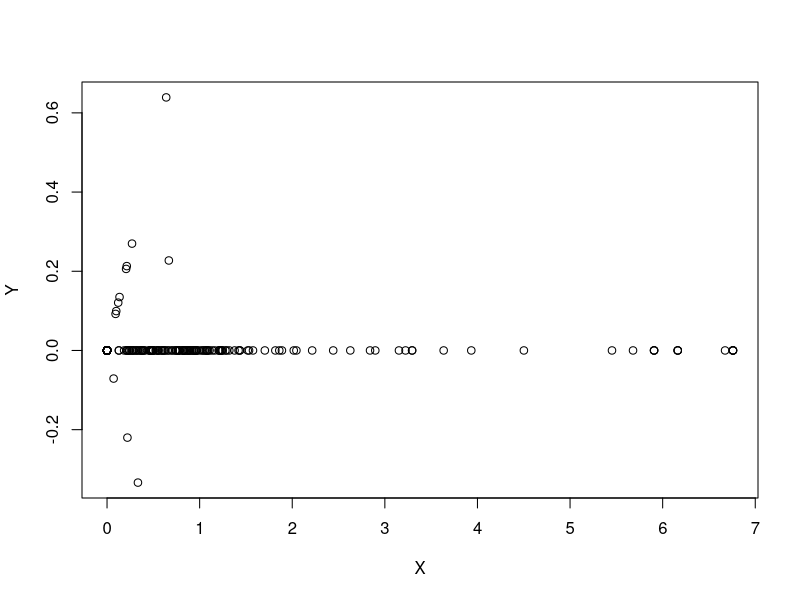

Recreate this plot in R.

install.packages("caret")
install.packages("kernlab")
library(caret)
library(kernlab)

data(spam)

inTrain<-createDataPartition(y=spam$type,p=0.75,list=FALSE)
training<-spam[inTrain,]
testing<-spam[-inTrain,]

head(training,1)
ncol(training)
M<- abs(cor(training[,-58]))
diag(M)<-0
dim(M)

which(M>0.8,arr.ind=T)

names(spam)[c(32,34)]


X<-0.71*training$num415+0.71*training$num857
Y<-0.71*training$num415-0.71*training$num857

plot(X,Y)
